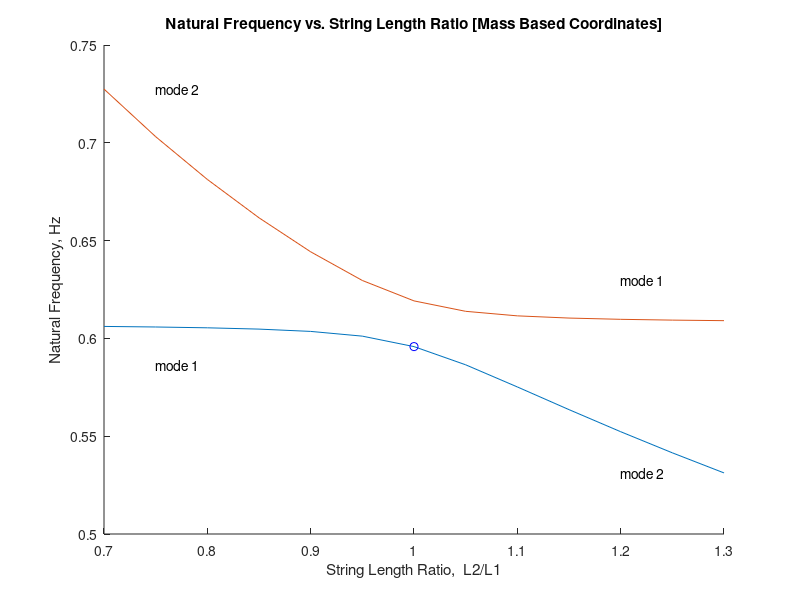
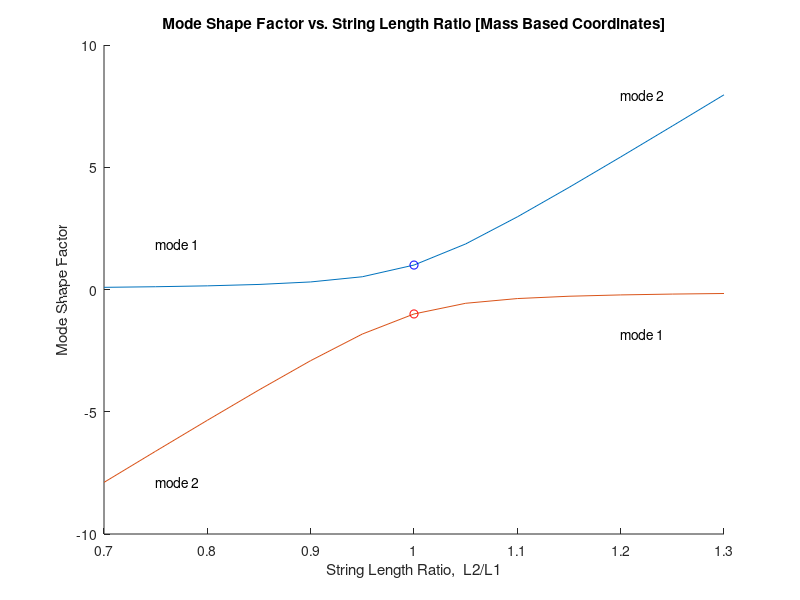
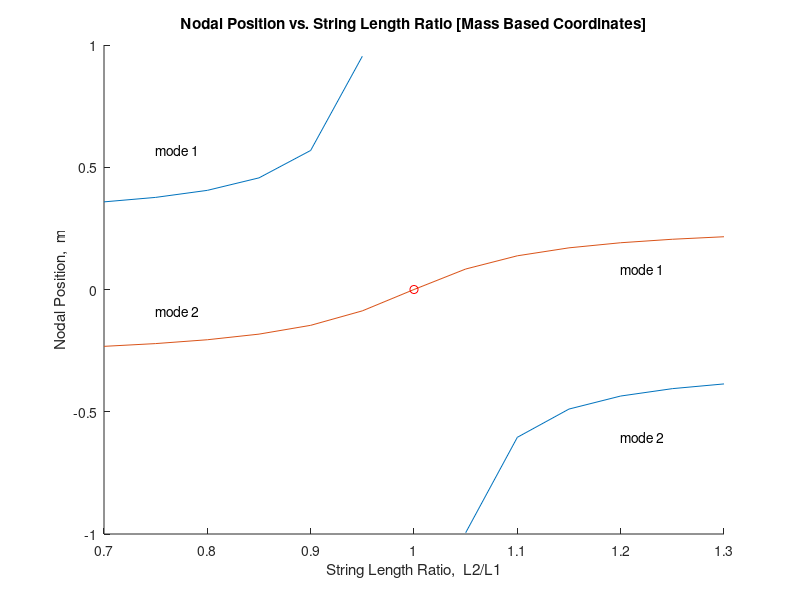

The MATLAB source for these figures, in order:
% Bifilar Pendulum: Natural Frequencies and Mode Shapes 

% Author:  Gary S. Schajer, 2020.

% Variables:
% ----------
%  a1 = offset ratio 1
%  a2 = offset ratio 2
%  cp = center of percussion position, m
%  D  = distance between strings, m
%  f  = natural frequency, Hz
%  g  = gravitational acceleration = 9.81 m/s^2
%  i  = index for length ratio plotting
%  j  = index for eigenvectors
%  K  = stiffness matrix, N/m
%  L1 = string length 1, m
%  L2 = string length 2, m
%  LL = pendulum rod length, m
%  LR = length ratio = L2/L1
%  m  = pendulum mass, kg
%  M  = mass matrix, kg
%  np = nodal point position, m
%  R  = radius of gyration of pendulum rod, m
%  s  = pendulum centroid offset, m
%  v  = eigenvector ratio, V(2,:)/V(1,:)
%  V  = eigenvector matrix
%  vx = string displacement eigenvector ratio
%  Vx = string displacement eigenvector matrix
%  w2 = angular frequency squared, (rad/s)^2

%************************************************

% Initialize variables
clear all;
close all;
m = 1;   % any positive number will work 
g = 9.81;
LL = 1;
R = LL/sqrt(12);
L1 = 0.70;
L2 = 0.70;
D = 0.60;   % = 2.0000001*R;  for Fig. 7
D = 0.6;
s = 0;
a1 = 0.5 + s/D;
a2 = 0.5 - s/D;

% Solve for length ratios in the range 0.7 to 1.3
for i = 1:13
  L2 = L1 * (0.65 + 0.05*i);
  LR(i) = L2 / L1;
  M = [[m 0]' [0 m*R^2/D^2]'];
  K = m*g*a1*a2/L1/L2 * [[L1/a2+L2/a1 L1-L2]' ...
                         [L1-L2 a2*L1+a1*L2]'];
  [V,w2] = eig(K,M,'vector');
  [w2,index] = sort(w2);
  V = V(:,index);
  f(i,:) = sqrt(w2) / 2 / pi;
  
  % Find mode shape ratio and nodal point position
  v(i,:) = V(2,:) ./ V(1,:);
  Vx = [[1 1]' [-a1 a2]'] * V;
  Vx(:,:) = Vx(:,:) ./ norm(Vx(:,:));
  vx(i,:) = Vx(2,:) ./ Vx(1,:);
  np(i,:) = (a2*Vx(1,:)+a1*Vx(2,:))*D./(Vx(1,:)-Vx(2,:));
  if abs(np(i,1)) > 10
    np(i,1) = NaN;
  end
  cp(i,:) = -R^2 ./ np(i,:);
end

% Draw nodal position vs length ratio plot
figure(3)
hold on
plot(LR,np)
plot(1, 0, 'or')
text(LR(2),np(5,1),'mode 1')
text(LR(2),np(6,2),'mode 2')
text(LR(11),np(9,1),'mode 2')
text(LR(11),np(8,2),'mode 1')
title('Nodal Position vs. String Length Ratio [Mass Based Coordinates]')
xlabel('String Length Ratio,  L2/L1')
ylabel('Nodal Position,  m')

% Draw mode shape factor vs length ratio plot
figure(2)
hold on
plot(LR,vx)
plot(1,  1, 'ob')
plot(1, -1, 'or')
text(LR(2),vx(8,1),'mode 1')
text(LR(2),vx(1,2),'mode 2')
text(LR(11),vx(6,2),'mode 1')
text(LR(11),vx(13,1),'mode 2')
title('Mode Shape Factor vs. String Length Ratio [Mass Based Coordinates]')
xlabel('String Length Ratio,  L2/L1')
ylabel('Mode Shape Factor')

% Draw frequency vs length ratio plot
figure(1)
hold on
plot(LR,f)
plot(1, sqrt(g/L1)/2/pi, 'ob')
text(LR(2),f(8,1),'mode 1')
text(LR(2),f(1,2),'mode 2')
text(LR(11),f(6,2),'mode 1')
text(LR(11),f(13,1),'mode 2')
title('Natural Frequency vs. String Length Ratio [Mass Based Coordinates]')
xlabel('String Length Ratio,  L2/L1')
ylabel('Natural Frequency, Hz')

